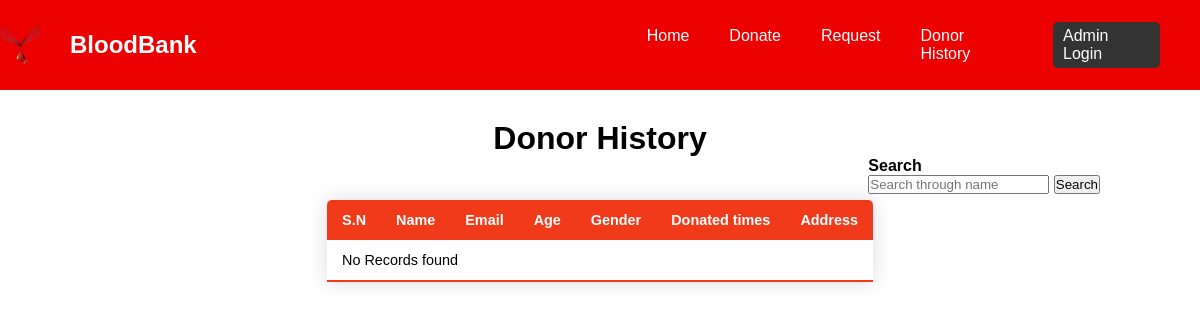
The app's page /donorHistory.php, older data.
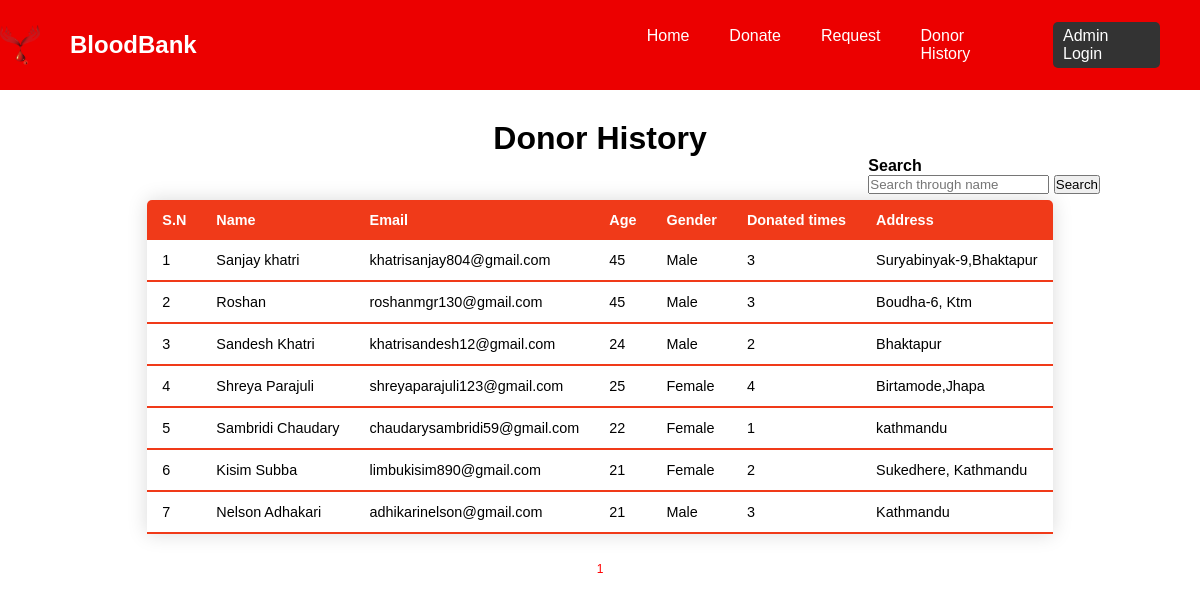
The same page, newer data.
### tables this page shows
CREATE TABLE `donorhistory` (
  `Id` int(11) NOT NULL,
  `Name` varchar(40) NOT NULL,
  `Email` varchar(40) NOT NULL,
  `Age` int(11) NOT NULL,
  `Gender` varchar(10) NOT NULL,
  `BloodGroup` varchar(10) NOT NULL,
  `History` int(11) NOT NULL,
  `Contact` varchar(10) NOT NULL,
  `Address` varchar(40) NOT NULL
);

### donorHistory.php (the view, shortened to what this page needs)
<?php include ('header.php')?>
<head>
    <link rel="stylesheet" href="css/table.css">
</head>
    <div style="padding-top: 120px; text-align: center;">
        <h1>Donor History</h1>
    </div>
    <div class="search">
        <h4>Search <i class="fa-solid fa-magnifying-glass"></i> </h4>
        <form action="donorHistory.php" method="get">
            <input type="text" name="search" value="" placeholder="Search through name">
            <button type="submit">Search</button>
        </form>
    </div>
    <br>
    <center>
    <table class="content-table">
        <thead>
            <tr>
                <th>S.N</th>
                <th>Name</th>
                <th>Email</th>
                <th>Age</th>
                <th>Gender</th>
                <th>Donated times</th>
                <th>Address</th>
            </tr>
        </thead>
    <?php
    include "connection/config.php";
    $data_per_page= 10;
            if(isset($_GET['pages'])){
                $page  = $_GET["pages"];
            }
            else {
                $page = 1;
            }
            $start_from=($page-1)*$data_per_page;
            if(isset($_GET['search'])){
                $search = $_GET['search'];
            }else{
                $search="";
            }
             $sql = "select * from `donorhistory` where  name like '%$search%' limit $start_from,$data_per_page";
            $result = mysqli_query($conn, $sql);
            if(mysqli_num_rows($result)){
                if(isset($_GET['pages'])){
                $i = (($_GET['pages']-1)*10)+1;
                }else{
                    $i=1;
                }
                while($row = mysqli_fetch_assoc($result)){
?>
    <tbody>
    <tr>
        <td><?php echo $i;?></td>
        <td><?php echo $row ['Name']?></td>
        <td><?php echo $row ['Email']?></td>
        <td><?php echo $row ['Age']?></td>
        <td><?php echo $row ['Gender']?></td>
        <td><?php echo $row ['History']?></td>
        <td><?php echo $row ['Address']?></td>
    </tr>
        <?php
        $i++;
        }
    }else{
        ?>
        <tr><td colspan="5">No Records found
        <?php }
        ?>
    </tbody>
    </table>
    <?php
        $sql = "select * from `donorhistory`";
        $result = mysqli_query($conn,$sql);
        $total_data = mysqli_num_rows($result);
        $total_pages = ceil($total_data/$data_per_page);
        for($i=1;$i<=$total_pages;$i++){
            echo '<a style="font-size:12px;color:red;padding: 5px;bottom:0;" href="donorHistory.php?pages='.$i.'&search='.$_GET['search'].'   ">'.$i.'</a>';
        }
    ?>
    </center>
</body>
</html>

### header.php (shortened to what this page needs)
<!DOCTYPE html>
<html lang="en">
<head>
    <link rel="stylesheet" href="css/header.css">
    <link rel="stylesheet" href="css/style.css">
    <link rel="stylesheet" href="css/form.css">
    <link rel="stylesheet" href="css/dynamic.css">
</head>
<body>
  <nav class="header">
       <div class="logo">
           <img src="./image/logo.png" alt="this">
           <h1>BloodBank</h1>
       </div>
          <ul class="nav-links">
            <li><a href="index.php">Home</a></li>
            <li><a href="donorForm.php">Donate</a></li>
            <li><a href="requestForm.php">Request</a></li>
            <li><a href="donorHistory.php">Donor History</a></li>
          </ul>
        <div class="login-buttons">
          <a href = "login.php" class="login">Admin Login</a>
        </div>
   </nav>

### css/header.css (style rules this page uses)
* { margin:0; padding:0; box-sizing:border-box; font-family: 'Arial'; }
.header { display:flex; align-items:center; justify-content:space-around; height:90px; background: #EC0000; position: fixed; width: 100vw; }
.logo { display:flex; align-items:center; }
.logo h1 { margin-left:30px; color: white; }
.logo img { width:40px; height:40px; }
.nav-links { display:flex; justify-content:space-around; margin-left:450px; position: sticky; }
.nav-links li { list-style:none; text-decoration:none; margin-right:40px; }
.nav-links li a { text-decoration:none; color:white; }
.login-buttons { display:flex; justify-content:space-around; }
.login { margin-right:40px; text-decoration:none; background:#333; color:white; padding:5px 10px 5px 10px; border-radius:5px; }

### css/style.css (style rules this page uses)
body { margin: 0; padding: 0; font-family: 'Arial'; }

### css/form.css (style rules this page uses)
* { margin: 0; padding: 0; box-sizing: border-box; font-family: 'Arial'; }

### css/dynamic.css (style rules this page uses)
.search { display: inline-block; float: right; margin-right: 100px; }

### css/table.css (style rules this page uses)
body { margin: 0; padding: 0; font-family: 'Arial'; }
.content-table { border-collapse: collapse; margin: 25px 0; font-size: 0.9em; min-width: 400px; border-radius: 5px 5px 0 0; overflow: hidden; box-shadow: 0 0 20px rgb(0,0,0,0.15); }
.content-table thead tr { background-color: #f03a19; color: #ffffff; text-align: left; font-weight: bold; }
.content-table th, .content-table td { padding: 12px 15px; word-wrap: break-word; }
.content-table tbody tr { border-bottom: 1px solid #dddddd; }
.content-table tbody tr:last-of-type { border-bottom: 2px solid #f03a19; }
a { text-decoration: none; color: white; }

Row changes from the older to the newer data that the page shows:
added donorhistory: Name "Sanjay khatri", Email "khatrisanjay804@gmail.com", Age "45", Gender "Male", History "3", Address "Suryabinyak-9,Bhaktapur"
added donorhistory: Name "Roshan", Email "roshanmgr130@gmail.com", Age "45", Gender "Male", History "3", Address "Boudha-6, Ktm"
added donorhistory: Name "Sandesh Khatri", Email "khatrisandesh12@gmail.com", Age "24", Gender "Male", History "2", Address "Bhaktapur"
added donorhistory: Name "Shreya Parajuli", Email "shreyaparajuli123@gmail.com", Age "25", Gender "Female", History "4", Address "Birtamode,Jhapa"
added donorhistory: Name "Sambridi Chaudary", Email "chaudarysambridi59@gmail.com", Age "22", Gender "Female", History "1", Address "kathmandu"
added donorhistory: Name "Kisim Subba", Email "limbukisim890@gmail.com", Age "21", Gender "Female", History "2", Address "Sukedhere, Kathmandu"
added donorhistory: Name "Nelson Adhakari", Email "adhikarinelson@gmail.com", Age "21", Gender "Male", History "3", Address "Kathmandu"
Text that changed along with them:
new list line: "1"
text no longer shown: "No Records found"
